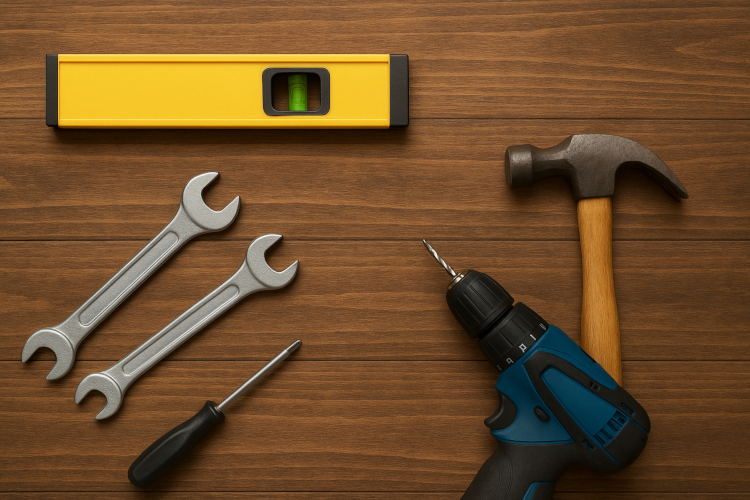
#> input picture table_top.png, 750 x 500 px, given in place of cameraman.pgm, which was not available
$ python sift_steps.py   (older library calls are emulated)
#> lines starting #> are read from the running program, lines starting #| are printed output that depends on the picture; pictures that were not available may be replaced by others from this repository, and a replacement may not be noted
import cv2
import numpy as np
from matplotlib.patches import Rectangle

import matplotlib.pyplot as plt

# Hardcoded image path
IMG_PATH = '/home/aritra/CV_codebase/STI/Old_classic/cameraman.pgm'  # Change to your image path

def show_gaussian_octaves(img, num_octaves=4, num_scales=5):
    fig, axes = plt.subplots(num_octaves, num_scales, figsize=(12, 8))
    octaves = []
    for o in range(num_octaves):
        octave_imgs = []
        base = cv2.resize(img, (img.shape[1] // (2 ** o), img.shape[0] // (2 ** o)))
        for s in range(num_scales):
            sigma = 1.6 * (2 ** (s / num_scales))
            blur = cv2.GaussianBlur(base, (0, 0), sigmaX=sigma, sigmaY=sigma)
            axes[o, s].imshow(blur, cmap='gray')
            axes[o, s].set_title(f'O{o+1} S{s+1} σ={sigma:.2f}')
            axes[o, s].axis('off')
            octave_imgs.append(blur)
        octaves.append(octave_imgs)
    plt.suptitle('Gaussian Octaves and Scales')
    plt.tight_layout()
    plt.show()
    return octaves

def show_dog_octaves(octaves):
    fig, axes = plt.subplots(len(octaves), len(octaves[0])-1, figsize=(12, 8))
    dogs = []
    for o, octave_imgs in enumerate(octaves):
        dog_imgs = []
        for s in range(len(octave_imgs)-1):
            dog = cv2.subtract(octave_imgs[s+1], octave_imgs[s])
            axes[o, s].imshow(dog, cmap='gray')
            axes[o, s].set_title(f'O{o+1} DOG{s+1}')
            axes[o, s].axis('off')
            dog_imgs.append(dog)
        dogs.append(dog_imgs)
    plt.suptitle('Difference of Gaussian (DoG)')
    plt.tight_layout()
    plt.show()
    return dogs

def draw_keypoints(img, keypoints, title='Keypoints'):
    img_kp = cv2.drawKeypoints(img, keypoints, None, color=(0,255,0), flags=cv2.DRAW_MATCHES_FLAGS_DRAW_RICH_KEYPOINTS)
    plt.figure(figsize=(8, 8))
    plt.imshow(img_kp, cmap='gray')
    plt.title(title)
    plt.axis('off')
    plt.show()

def draw_keypoints_on_dog(dog, keypoints, title='Keypoints on DoG'):
    img_kp = cv2.drawKeypoints(dog, keypoints, None, color=(255,0,0), flags=cv2.DRAW_MATCHES_FLAGS_DRAW_RICH_KEYPOINTS)
    plt.figure(figsize=(8, 8))
    plt.imshow(img_kp, cmap='gray')
    plt.title(title)
    plt.axis('off')
    plt.show()

def get_patch(img, kp, size=16):
    x, y = int(kp.pt[0]), int(kp.pt[1])
    half = size // 2
    patch = img[max(0, y-half):y+half, max(0, x-half):x+half]
    return patch

def show_descriptor_histogram(patch):
    if patch.shape[0] < 16 or patch.shape[1] < 16:
        patch = cv2.copyMakeBorder(patch, 0, 16-patch.shape[0], 0, 16-patch.shape[1], cv2.BORDER_CONSTANT, value=0)
    gx = cv2.Sobel(patch, cv2.CV_32F, 1, 0, ksize=3)
    gy = cv2.Sobel(patch, cv2.CV_32F, 0, 1, ksize=3)
    mag, ang = cv2.cartToPolar(gx, gy, angleInDegrees=True)
    hist_blocks = []
    fig, axes = plt.subplots(4, 4, figsize=(8, 8))
    for i in range(4):
        for j in range(4):
            block_mag = mag[i*4:(i+1)*4, j*4:(j+1)*4].flatten()
            block_ang = ang[i*4:(i+1)*4, j*4:(j+1)*4].flatten()
            hist, bins = np.histogram(block_ang, bins=8, range=(0, 360), weights=block_mag)
            axes[i, j].bar(np.arange(8), hist)
            axes[i, j].set_xticks([])
            axes[i, j].set_yticks([])
            axes[i, j].set_title(f'Block {i*4+j+1}')
    plt.suptitle('Histogram of Gradients in 4x4 blocks (SIFT Descriptor)')
    plt.tight_layout()
    plt.show()

def main():
    img = cv2.imread(IMG_PATH, cv2.IMREAD_GRAYSCALE)
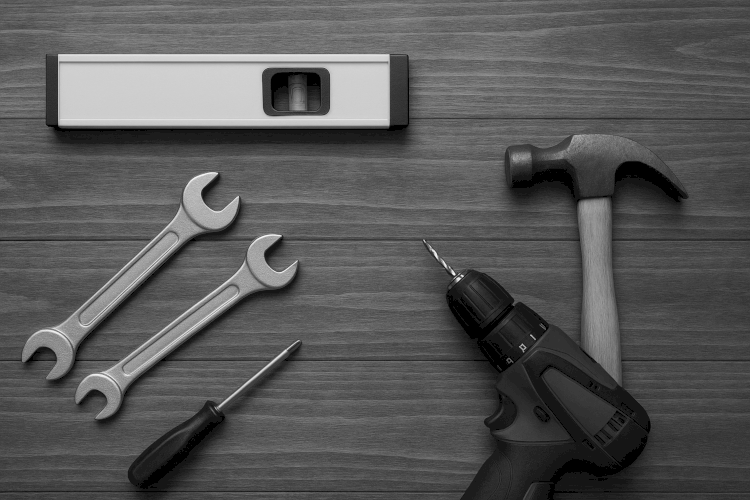
#> img: shape (500, 750); min 0, max 250, mean 87.4
    if img is None:
        print("Image not found!")
        return

    # Step 1: Gaussian Octaves
    octaves = show_gaussian_octaves(img)
#> after the loop in show_gaussian_octaves, `for o in range(num_octaves):`:
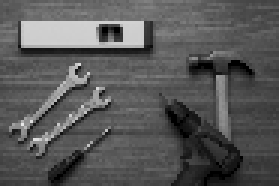
#> base: shape (62, 93) (shown 3 times larger); min 0, max 233, mean 87.5
#> after the loop in show_gaussian_octaves, `for o in range(num_octaves):`: octaves = 4 items
#> in show_gaussian_octaves, `plt.show()`:
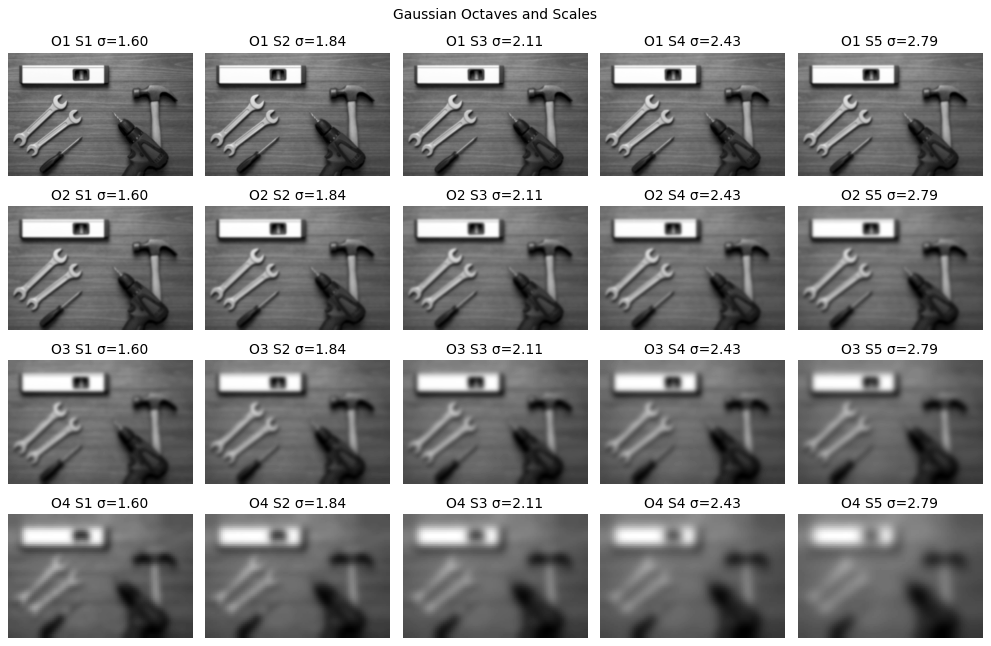
#> figure drawn by matplotlib, 20 panels
#> octaves = 4 items
    input("Press [q] then Enter to continue to DoG...")

    # Step 2: DoG
    dogs = show_dog_octaves(octaves)
#> the loop in show_dog_octaves, `for o, octave_imgs in enumerate(octaves):` made 4 passes
#> in show_dog_octaves, `plt.show()`:
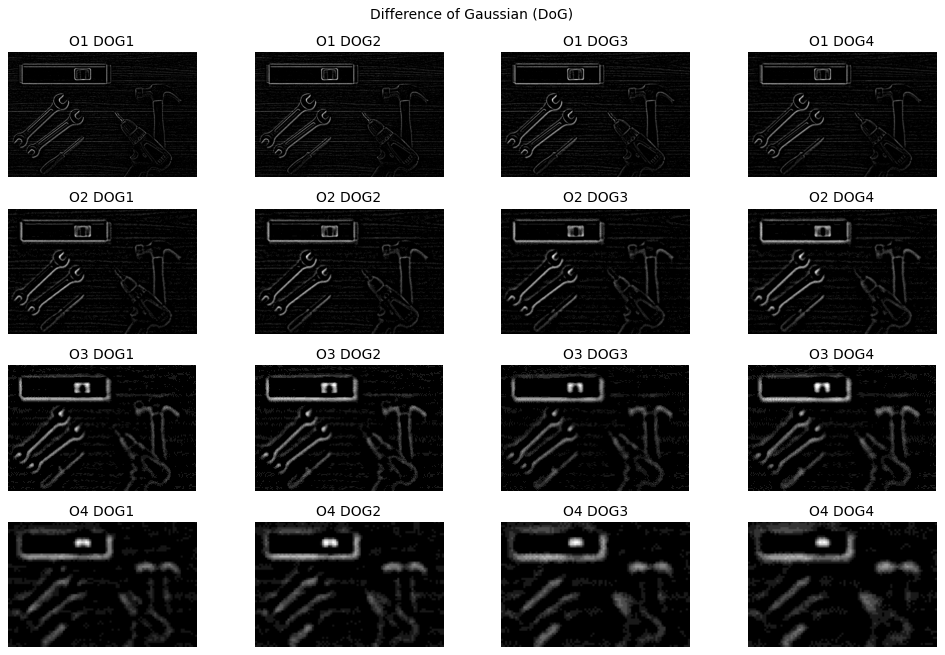
#> figure drawn by matplotlib, 16 panels
#> dogs = 4 items
    input("Press [q] then Enter to continue to raw keypoints...")

    # Step 3: Raw Keypoints
    sift = cv2.SIFT_create(contrastThreshold=0.01, edgeThreshold=10)
    keypoints, descriptors = sift.detectAndCompute(img, None)
#> keypoints = 3055 keypoints; strongest (x, y, size): (454, 274, 2.1), (458, 279, 2.6), (277, 86, 22), (360, 94, 41.5)
    draw_keypoints_on_dog(dogs[0][1], keypoints, title='Raw Keypoints on DoG')
#> in draw_keypoints_on_dog, `img_kp = cv2.drawKeypoints(dog, keypoints, None, color=(255,0,0), flag..`:
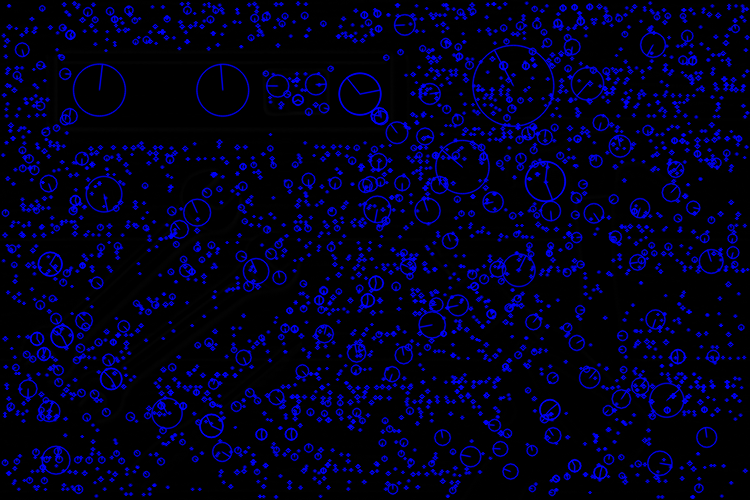
#> img_kp: shape (500, 750, 3); mean of channels 0, 1, 2 29.6, 0.3, 0.3; drawn as B, G, R
#> in draw_keypoints_on_dog, `img_kp = cv2.drawKeypoints(dog, keypoints, None, color=(255,0,0), flag..`:
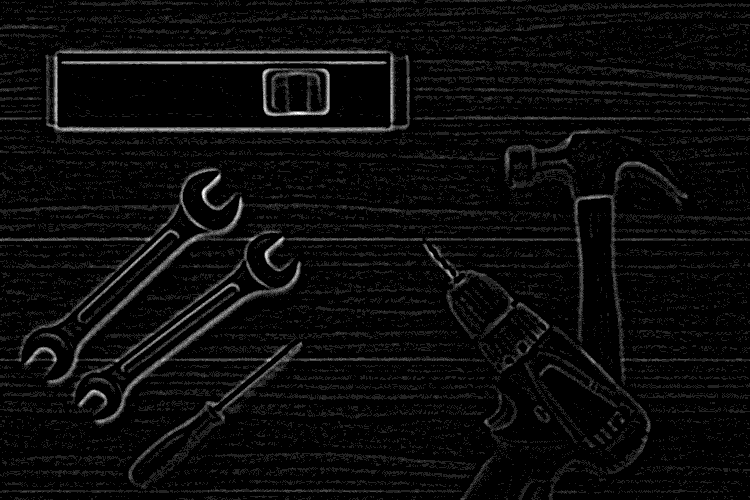
#> dog: shape (500, 750); min 0, max 7, mean 0.295; drawn with min black and max white
    input("Press [q] then Enter to continue to refined keypoints...")

    # Step 4: Refined Keypoints (SIFT does refinement internally)
    draw_keypoints(img, keypoints, title='Refined Keypoints on Image')
#> in draw_keypoints, `img_kp = cv2.drawKeypoints(img, keypoints, None, color=(0,255,0), flag..`:
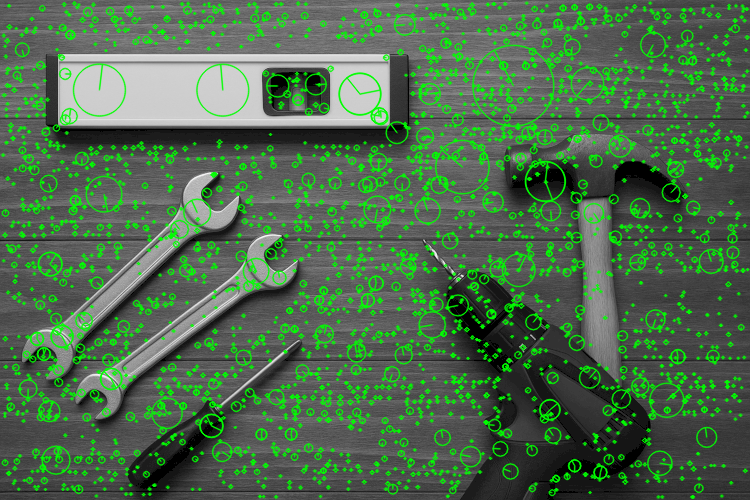
#> img_kp: shape (500, 750, 3); mean of channels 0, 1, 2 77.4, 106.7, 77.4; drawn as B, G, R

    # Step 5: Click to show descriptor
    print("Click on a keypoint in the window to see its descriptor histogram.")
    fig, ax = plt.subplots(figsize=(8, 8))
    img_kp = cv2.drawKeypoints(img, keypoints, None, color=(0,255,0), flags=cv2.DRAW_MATCHES_FLAGS_DRAW_RICH_KEYPOINTS)
    ax.imshow(img_kp, cmap='gray')
    ax.set_title('Click on a keypoint')
    ax.axis('off')

    def onclick(event):
        if event.xdata is None or event.ydata is None:
            return
        x, y = int(event.xdata), int(event.ydata)
        # Find nearest keypoint
        min_dist = float('inf')
        nearest_kp = None
        for kp in keypoints:
            dist = np.hypot(kp.pt[0] - x, kp.pt[1] - y)
            if dist < min_dist:
                min_dist = dist
                nearest_kp = kp
        if nearest_kp and min_dist < 20:
            patch = get_patch(img, nearest_kp, size=16)
            show_descriptor_histogram(patch)

    cid = fig.canvas.mpl_connect('button_press_event', onclick)
    plt.show()

if __name__ == "__main__":
    main()
